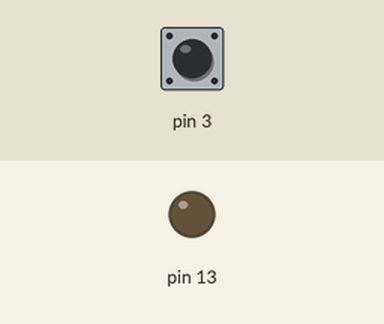
This sketch was run on a simulated Arduino Uno, built with avr-gcc and run on an emulated ATmega328P. Parts: output pins drawn as LEDs (lit = HIGH). Inputs (shaded band) come from the test bench; at power-on: pin 3 HIGH.

Above: at 1.2 s.
1.3 s: pin 3 pulled LOW for 0.15 s
At 1.4 s:
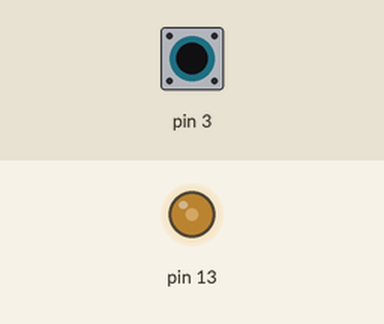
3.0 s: pin 3 pulled LOW for 1 s
At 5.0 s:
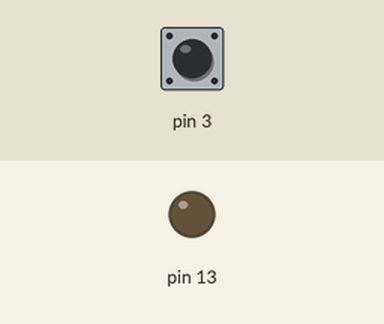
5.5 s: pin 3 pulled LOW for 3.2 s
At 6.2 s:
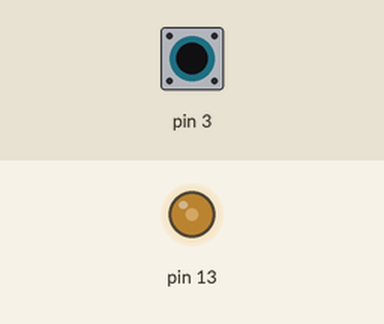
Timing chart, 0 to 10.2 s (numbered marks = the images above; inputs shaded):
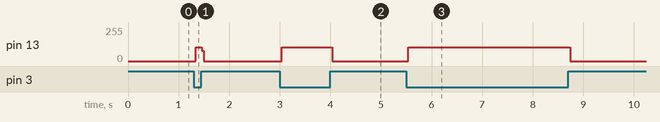

The sketch:

audio.ino
```cpp
void setup() {
  // put your setup code here, to run once:
  pinMode(13,OUTPUT);
  pinMode(3,INPUT_PULLUP);
}

void loop() {
  // put your main code here, to run repeatedly:
  digitalWrite(13,LOW);
  if(digitalRead(3)==LOW)
    digitalWrite(13,HIGH);
}
```

Measured:
- after the input at 1.3 s, pin 13: 0/255 → 103/255 at once, → 0/255 0.12 s later
- after the input at 3.0 s, pin 13: 0/255 → 103/255 at once, → 0/255 1.0 s later
- after the input at 5.5 s, pin 13: 0/255 → 103/255 at once, → 0/255 3.2 s later
